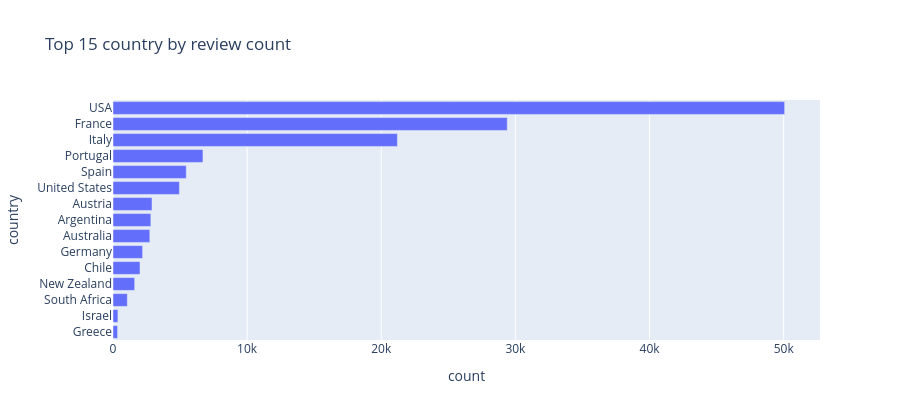
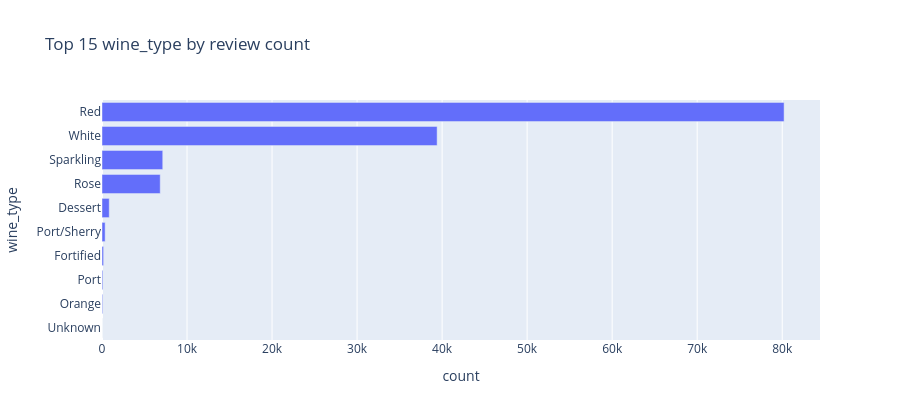
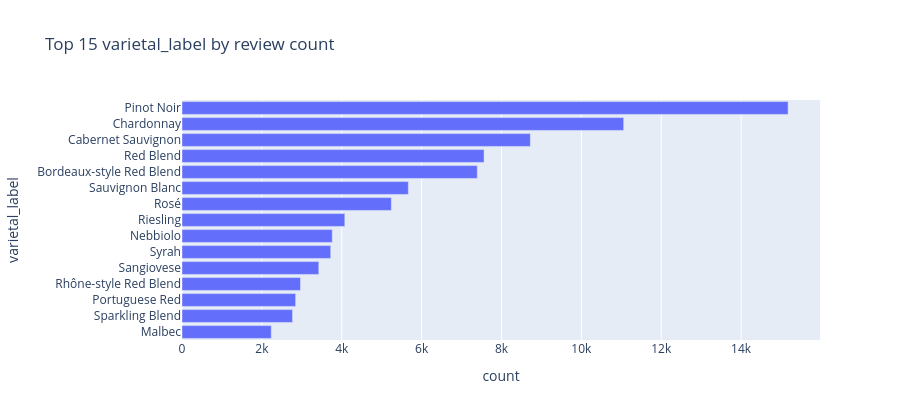
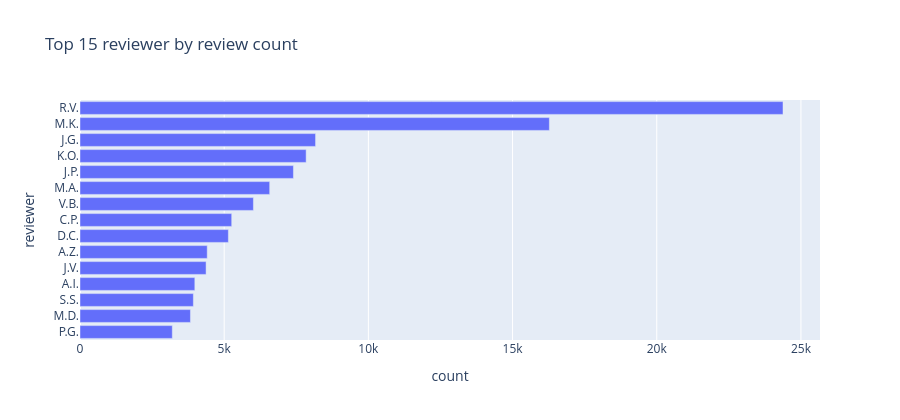

The notebook cell these images were saved under, in order:
### Code cell
TOP_N = 15
for col in ["country", "wine_type", "varietal_label", "reviewer"]:
    counts = df[col].value_counts().head(TOP_N)
    fig = px.bar(
        x=counts.values,
        y=counts.index,
        orientation="h",
        title=f"Top {TOP_N} {col} by review count",
        labels={"x": "count", "y": col},
    )
    fig.update_yaxes(autorange="reversed")
    fig.update_layout(height=420)
    fig.show()

### Figure 1 — Plotly figure (JSON) as saved in the notebook; plotly's stock layout.template omitted (floating-point values rounded to 4 significant figures)
{"data": [{"hovertemplate": "count=%{x}<br>country=%{y}<extra></extra>", "legendgroup": "", "marker": {"color": "#636efa", "pattern": {"shape": ""}}, "name": "", "orientation": "h", "showlegend": false, "textposition": "auto", "type": "bar", "x": [50073, 29392, 21202, 6706, 5464, 4951, 2907, 2822, 2744, 2205, 2012, 1615, 1066, 366, 342], "xaxis": "x", "y": ["USA", "France", "Italy", "Portugal", "Spain", "United States", "Austria", "Argentina", "Australia", "Germany", "Chile", "New Zealand", "South Africa", "Israel", "Greece"], "yaxis": "y"}], "layout": {"barmode": "relative", "height": 420, "legend": {"tracegroupgap": 0}, "title": {"text": "Top 15 country by review count"}, "xaxis": {"anchor": "y", "domain": [0, 1], "title": {"text": "count"}}, "yaxis": {"anchor": "x", "autorange": "reversed", "domain": [0, 1], "title": {"text": "country"}}}}

### Figure 2 — Plotly figure (JSON) as saved in the notebook; plotly's stock layout.template omitted (floating-point values rounded to 4 significant figures)
{"data": [{"hovertemplate": "count=%{x}<br>wine_type=%{y}<extra></extra>", "legendgroup": "", "marker": {"color": "#636efa", "pattern": {"shape": ""}}, "name": "", "orientation": "h", "showlegend": false, "textposition": "auto", "type": "bar", "x": [80220, 39414, 7145, 6848, 852, 368, 187, 98, 78, 1], "xaxis": "x", "y": ["Red", "White", "Sparkling", "Rose", "Dessert", "Port/Sherry", "Fortified", "Port", "Orange", "Unknown"], "yaxis": "y"}], "layout": {"barmode": "relative", "height": 420, "legend": {"tracegroupgap": 0}, "title": {"text": "Top 15 wine_type by review count"}, "xaxis": {"anchor": "y", "domain": [0, 1], "title": {"text": "count"}}, "yaxis": {"anchor": "x", "autorange": "reversed", "domain": [0, 1], "title": {"text": "wine_type"}}}}

### Figure 3 — Plotly figure (JSON) as saved in the notebook; plotly's stock layout.template omitted (floating-point values rounded to 4 significant figures)
{"data": [{"hovertemplate": "count=%{x}<br>varietal_label=%{y}<extra></extra>", "legendgroup": "", "marker": {"color": "#636efa", "pattern": {"shape": ""}}, "name": "", "orientation": "h", "showlegend": false, "textposition": "auto", "type": "bar", "x": [15176, 11060, 8722, 7563, 7394, 5667, 5242, 4077, 3763, 3724, 3425, 2967, 2846, 2768, 2235], "xaxis": "x", "y": ["Pinot Noir", "Chardonnay", "Cabernet Sauvignon", "Red Blend", "Bordeaux-style Red Blend", "Sauvignon Blanc", "Rosé", "Riesling", "Nebbiolo", "Syrah", "Sangiovese", "Rhône-style Red Blend", "Portuguese Red", "Sparkling Blend", "Malbec"], "yaxis": "y"}], "layout": {"barmode": "relative", "height": 420, "legend": {"tracegroupgap": 0}, "title": {"text": "Top 15 varietal_label by review count"}, "xaxis": {"anchor": "y", "domain": [0, 1], "title": {"text": "count"}}, "yaxis": {"anchor": "x", "autorange": "reversed", "domain": [0, 1], "title": {"text": "varietal_label"}}}}

### Figure 4 — Plotly figure (JSON) as saved in the notebook; plotly's stock layout.template omitted (floating-point values rounded to 4 significant figures)
{"data": [{"hovertemplate": "count=%{x}<br>reviewer=%{y}<extra></extra>", "legendgroup": "", "marker": {"color": "#636efa", "pattern": {"shape": ""}}, "name": "", "orientation": "h", "showlegend": false, "textposition": "auto", "type": "bar", "x": [24378, 16276, 8169, 7842, 7401, 6578, 6013, 5261, 5145, 4412, 4372, 3982, 3931, 3830, 3201], "xaxis": "x", "y": ["R.V.", "M.K.", "J.G.", "K.O.", "J.P.", "M.A.", "V.B.", "C.P.", "D.C.", "A.Z.", "J.V.", "A.I.", "S.S.", "M.D.", "P.G."], "yaxis": "y"}], "layout": {"barmode": "relative", "height": 420, "legend": {"tracegroupgap": 0}, "title": {"text": "Top 15 reviewer by review count"}, "xaxis": {"anchor": "y", "domain": [0, 1], "title": {"text": "count"}}, "yaxis": {"anchor": "x", "autorange": "reversed", "domain": [0, 1], "title": {"text": "reviewer"}}}}
